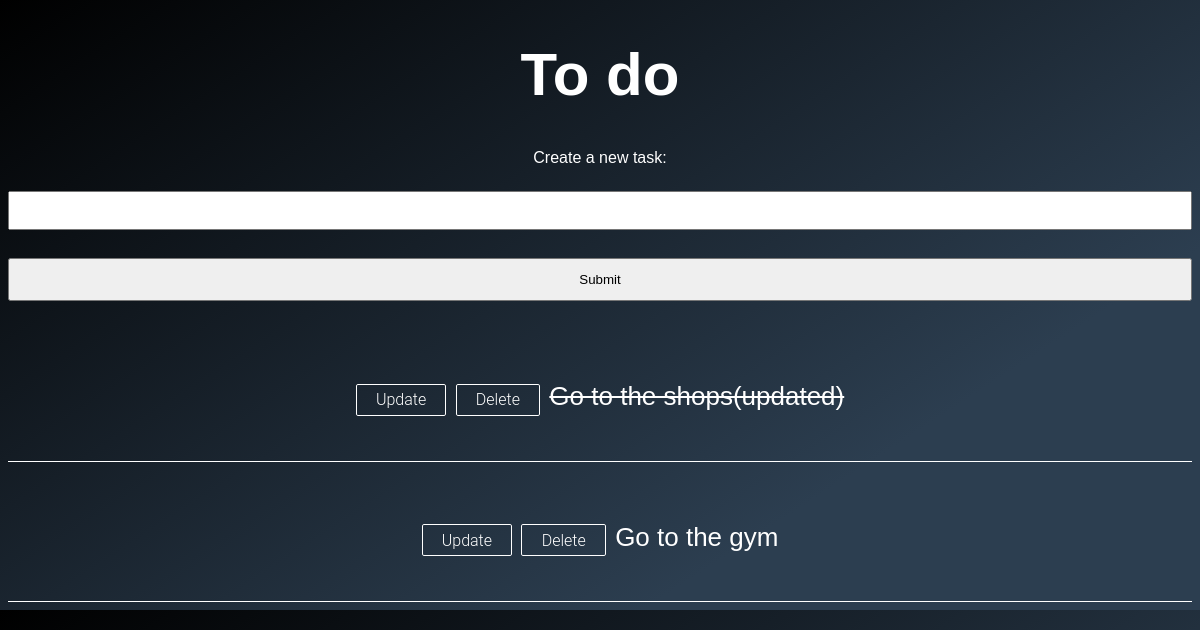
The app's page /, older data.
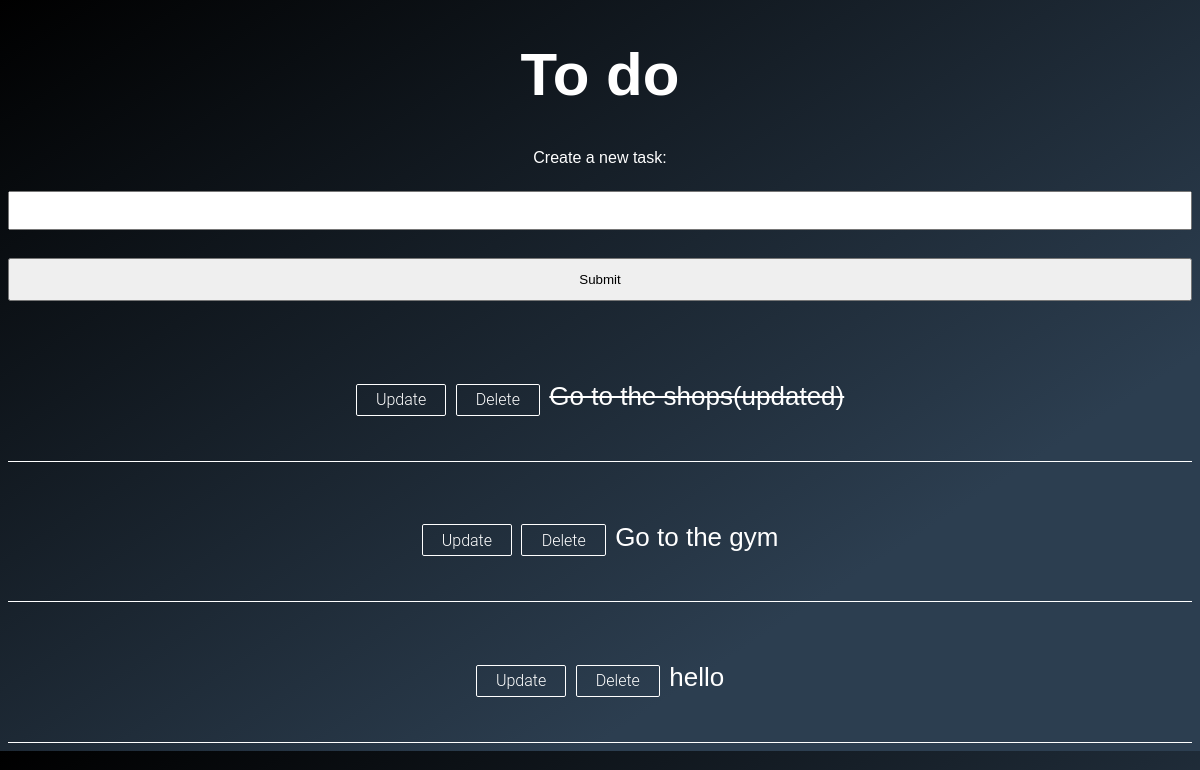
The same page, newer data.
### tasks/models.py (models this page shows)
class Task(models.Model):
    title = models.CharField(max_length=200)
    complete = models.BooleanField(default=False)
    created = models.DateTimeField(auto_now_add=True)
    def __str__(self):
        return self.title

### tasks/views.py (the view)
# urls.py: path('', views.index, name="list"),
def index(request):
    tasks = Task.objects.all()
    form = TaskForm()
    if request.method == 'POST':
        form = TaskForm(request.POST)
        if form.is_valid():
            form.save()
        return redirect('/')
    context = {'tasks': tasks, 'form': form}
    return render(request, 'tasks/list.html', context)

### tasks/forms.py
class TaskForm(forms.ModelForm):
    class Meta:
        model = Task
        fields = '__all__'

### tasks/templates/tasks/list.html (shortened to what this page needs)
{% load static %}
<!DOCTYPE html>
<html lang="en">
<head>
    <link rel="stylesheet" href="{% static 'css/main.css' %}">
</head>
<body>
    <h1>To do</h1>
    <p id="create_task">Create a new task:</p>
    <form method="POST" action="/">
        {{form.title}}
        <input type="submit" name="Create Task">
    </form>
{% for task in tasks %}
    <div id="list_section">
        <a class="update" href="{% url 'update_task' task.id %}">Update</a>
        <a class="delete" href="{% url 'delete' task.id %}">Delete</a>
        {% if task.complete == True %}
        <strike class="list_text">{{task}}</strike>
        {% else %}
        <span class="list_text">{{task}}</span>
        {% endif %}
    </div>
{% endfor %}
</body>
</html>

Row changes from the older to the newer data that the page shows:
added Task: title "hello"
